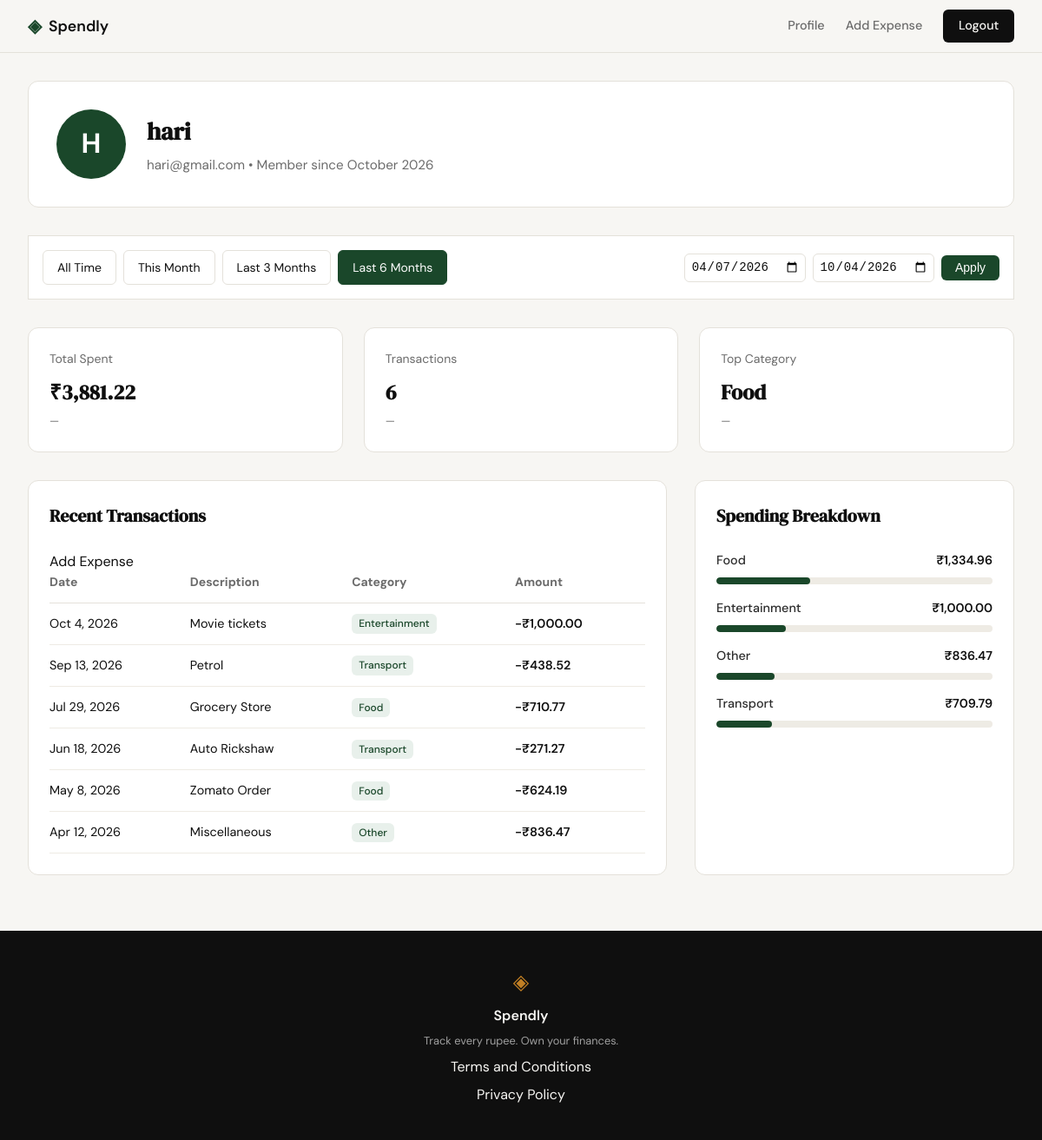
Page /profile?date_from=2026-04-07&date_to=2026-10-04 (signed in) on the committed database.
### tables this page shows
CREATE TABLE users (
                id INTEGER PRIMARY KEY AUTOINCREMENT,
                name TEXT NOT NULL,
                email TEXT UNIQUE NOT NULL,
                password_hash TEXT NOT NULL,
                created_at TEXT DEFAULT (datetime('now'))
            );

CREATE TABLE expenses (
                id INTEGER PRIMARY KEY AUTOINCREMENT,
                user_id INTEGER NOT NULL,
                amount REAL NOT NULL,
                category TEXT NOT NULL,
                date TEXT NOT NULL,
                description TEXT,
                created_at TEXT DEFAULT (datetime('now')),
                FOREIGN KEY (user_id) REFERENCES users (id)
            );

### app.py (the view)
@app.route("/profile")
@login_required
def profile():
    uid = session["user_id"]
    user_info = get_user_by_id(uid)
    if not user_info:
        abort(404)
    date_from = request.args.get("date_from")
    date_to = request.args.get("date_to")
    validated_from, validated_to, error = validate_date_range(date_from, date_to)
    if error:
        flash(error)
    presets = calculate_date_presets()
    name_parts = user_info["name"].split()
    initials = "".join([p[0].upper() for p in name_parts if p])
    user_info["initials"] = initials if initials else "?"
    stats_data = get_summary_stats(uid, validated_from, validated_to)
    summary_stats = [
        {"label": "Total Spent", "value": f"₹{stats_data['total_spent']:,.2f}", "trend": "—"},
        {"label": "Transactions", "value": str(stats_data['transaction_count']), "trend": "—"},
        {"label": "Top Category", "value": stats_data['top_category'], "trend": "—"}
    ]
    raw_transactions = get_recent_transactions(uid, date_from=validated_from, date_to=validated_to)
    transactions = []
    for tx in raw_transactions:
        dt = datetime.strptime(tx["date"], "%Y-%m-%d")
        formatted_date = dt.strftime("%b %-d, %Y")
        formatted_amount = f"-₹{tx['amount']:,.2f}"
        transactions.append({
            "date": formatted_date,
            "description": tx["description"],
            "category": tx["category"],
            "amount": formatted_amount
        })
    raw_categories = get_category_breakdown(uid, date_from=validated_from, date_to=validated_to)
    categories = []
    for cat in raw_categories:
        categories.append({
            "name": cat["name"],
            "amount": f"₹{cat['amount']:,.2f}",
            "percentage": cat["pct"]
        })
    return render_template(
        "profile.html",
        user=user_info,
        stats=summary_stats,
        transactions=transactions,
        categories=categories,
        date_from=validated_from,
        date_to=validated_to,
        presets=presets
    )

### app.py (called while the page is built)
def login_required(f):
    @wraps(f)
    def decorated_function(*args, **kwargs):
        if "user_id" not in session:
            flash("Please sign in to access this page.")
            return redirect(url_for("login"))
        return f(*args, **kwargs)
    return decorated_function

### database/db.py (called while the page is built)
def get_db():
    conn = sqlite3.connect(DB_PATH)
    conn.row_factory = sqlite3.Row
    conn.execute("PRAGMA foreign_keys = ON")
    return conn

### database/queries.py (called while the page is built)
def get_user_by_id(user_id):
    with get_db() as conn:
        user = conn.execute(
            "SELECT name, email, created_at FROM users WHERE id = ?",
            (user_id,)
        ).fetchone()
        if user:
            date_str = user['created_at'].replace('T', ' ')
            if '.' in date_str:
                date_str = date_str.split('.')[0]
            dt = datetime.strptime(date_str, '%Y-%m-%d %H:%M:%S')
            member_since = dt.strftime('%B %Y')
            return {
                "name": user['name'],
                "email": user['email'],
                "member_since": member_since
            }
        return None

def get_recent_transactions(user_id, limit=10, date_from=None, date_to=None):
    with get_db() as conn:
        query = "SELECT date, description, category, amount FROM expenses WHERE user_id = ?"
        params = [user_id]
        if date_from:
            query += " AND date >= ?"
            params.append(date_from)
        if date_to:
            query += " AND date <= ?"
            params.append(date_to)
        query += " ORDER BY date DESC LIMIT ?"
        params.append(limit)
        cursor = conn.execute(query, params)
        return [
            {
                "date": row["date"],
                "description": row["description"],
                "category": row["category"],
                "amount": row["amount"]
            }
            for row in cursor
        ]

### templates/profile.html
{% extends "base.html" %}
{% block head %}
    <link rel="stylesheet" href="{{ url_for('static', filename='css/profile.css') }}">
{% endblock %}
{% block content %}
<div class="profile-container">
    <section class="profile-card">
        <div class="profile-avatar">
            {{ user.initials }}
        </div>
        <div class="profile-details">
            <h1>{{ user.name }}</h1>
            <p>{{ user.email }} &bull; Member since {{ user.member_since }}</p>
        </div>
    </section>
    <section class="profile-filter-bar">
        <div class="filter-presets">
            <a href="{{ url_for('profile') }}"
               class="preset-btn {{ 'active' if not date_from and not date_to }}">All Time</a>
            <a href="{{ url_for('profile', date_from=presets.this_month.from, date_to=presets.this_month.to) }}"
               class="preset-btn {{ 'active' if date_from == presets.this_month.from and date_to == presets.this_month.to }}">This Month</a>
            <a href="{{ url_for('profile', date_from=presets.three_months.from, date_to=presets.three_months.to) }}"
               class="preset-btn {{ 'active' if date_from == presets.three_months.from and date_to == presets.three_months.to }}">Last 3 Months</a>
            <a href="{{ url_for('profile', date_from=presets.six_months.from, date_to=presets.six_months.to) }}"
               class="preset-btn {{ 'active' if date_from == presets.six_months.from and date_to == presets.six_months.to }}">Last 6 Months</a>
        </div>
        <form class="custom-range-form" method="GET">
            <input type="date" name="date_from" value="{{ date_from or '' }}">
            <input type="date" name="date_to" value="{{ date_to or '' }}">
            <button type="submit" class="apply-btn">Apply</button>
        </form>
    </section>
    <section class="stats-grid">
        {% for stat in stats %}
        <div class="stat-tile">
            <span class="stat-label">{{ stat.label }}</span>
            <span class="stat-value">{{ stat.value }}</span>
            <span class="stat-trend">{{ stat.trend }}</span>
        </div>
        {% endfor %}
    </section>
    <div class="profile-main">
        <section class="data-card">
            <div class="card-header">
                <h2>Recent Transactions</h2>
                <a href="{{ url_for('add_expense') }}" class="btn-add">Add Expense</a>
            </div>
            <table class="transaction-table">
                <thead>
                    <tr>
                        <th>Date</th>
                        <th>Description</th>
                        <th>Category</th>
                        <th>Amount</th>
                    </tr>
                </thead>
                <tbody>
                    {% for tx in transactions %}
                    <tr>
                        <td>{{ tx.date }}</td>
                        <td>{{ tx.description }}</td>
                        <td><span class="category-badge">{{ tx.category }}</span></td>
                        <td style="font-weight: 600;">{{ tx.amount }}</td>
                    </tr>
                    {% endfor %}
                </tbody>
            </table>
        </section>
        <section class="data-card">
            <h2>Spending Breakdown</h2>
            <div class="category-list">
                {% for cat in categories %}
                <div class="category-item">
                    <div class="category-info">
                        <span class="category-name">{{ cat.name }}</span>
                        <span class="category-amount">{{ cat.amount }}</span>
                    </div>
                    <div class="progress-bar-track">
                        <div class="progress-bar-fill" style="width: {{ cat.percentage }}%;"></div>
                    </div>
                </div>
                {% endfor %}
            </div>
        </section>
    </div>
</div>
{% endblock %}

### static/css/style.css (style rules this page uses)
:root { --ink: #0f0f0f; --ink-soft: #2d2d2d; --ink-muted: #6b6b6b; --ink-faint: #a0a0a0; --paper: #f7f6f3; --paper-warm: #f0ede6; --paper-card: #ffffff; --accent: #1a472a; --accent-light: #e8f0eb; --accent-2: #c17f24; --accent-2-light: #fdf3e3; --danger: #c0392b; --danger-light: #fdecea; --border: #e4e1da; --border-soft: #eeebe4; --font-display: 'DM Serif Display', Georgia, serif; --font-body: 'DM Sans', system-ui, sans-serif; --max-width: 1200px; --auth-width: 440px; --radius-sm: 6px; --radius-md: 12px; --radius-lg: 20px; }
*, *::before, *::after { box-sizing: border-box; margin: 0; padding: 0; }
html { font-size: 16px; scroll-behavior: smooth; }
body { background: var(--paper); color: var(--ink); font-family: var(--font-body); font-size: 1rem; line-height: 1.6; -webkit-font-smoothing: antialiased; }
a { color: inherit; text-decoration: none; }
.stat-label { display: block; font-size: 0.85rem; color: var(--ink-muted); margin-bottom: 8px; }
.stat-value { display: block; font-family: var(--font-display); font-size: 1.5rem; font-weight: 700; color: var(--ink); }
.stat-trend { display: block; font-size: 0.8rem; color: var(--ink-muted); margin-top: 4px; }

### rows in the picture
users: name "hari", email "hari@gmail.com"
expenses: date "Oct 4, 2026", description "Movie tickets", category "Entertainment", amount "-₹1,000.00"
expenses: date "Sep 13, 2026", description "Petrol", category "Transport", amount "-₹438.52"
expenses: date "Jul 29, 2026", description "Grocery Store", category "Food", amount "-₹710.77"
expenses: date "Jun 18, 2026", description "Auto Rickshaw", category "Transport", amount "-₹271.27"
expenses: date "May 8, 2026", description "Zomato Order", category "Food", amount "-₹624.19"
expenses: date "Apr 12, 2026", description "Miscellaneous", category "Other", amount "-₹836.47"

### other values in the picture
{{ user.initials }} "H"
{{ user.member_since }} "October 2026"
{{ stat.label }} "Total Spent" "Transactions" "Top Category"
{{ stat.value }} "₹3,881.22" "6" "Food"
{{ stat.trend }} "—" "—" "—"
{{ cat.name }} "Food" "Entertainment" "Other" "Transport"
{{ cat.amount }} "₹1,334.96" "₹1,000.00" "₹836.47" "₹709.79"
